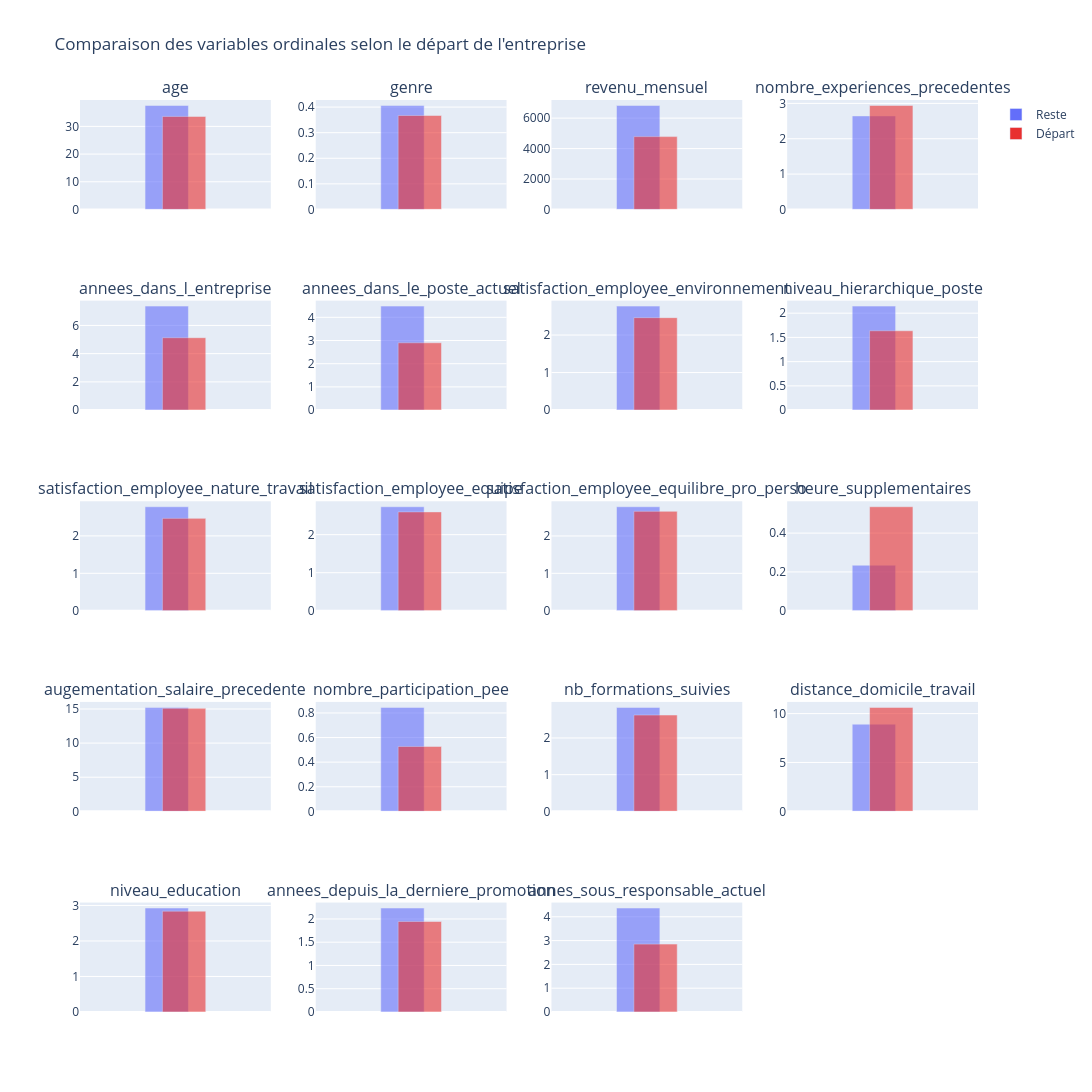

The cell this chart's notebook holds for it:
### Code cell
# ==============================================================================
# GRAPHIQUE 3 : HISTOGRAMMES DE COMPARAISON DES MOYENNES DES VARIABLE NUMERIQUE
# ==============================================================================

color_map = {0: "#636EFA", 1: "#E83030"}
label_map = {0: "Reste", 1: "Départ"}  # adapte selon ton contexte
offset = 0.05
x_positions = [-offset, offset]
n_cols = 4
n_rows_hist = -(-len(df_group.columns) // n_cols)

name_columns = df_group.columns

fig_hist = sp.make_subplots(rows=n_rows_hist, cols=n_cols, subplot_titles=name_columns)

for idx, col in enumerate(name_columns):
    row = idx // n_cols + 1
    col_pos = idx % n_cols + 1

    for i, group_value in enumerate(df_group.index):
        fig_hist.add_trace(
            go.Bar(
                x=[x_positions[i]],
                y=[df_group[col].iloc[i]],
                width=0.25,
                marker_color=color_map[group_value],
                opacity=0.6,
                showlegend=False  # pas de légende ici, seulement les vraies données
            ),
            row=row, col=col_pos
        )

    fig_hist.update_xaxes(showticklabels=False, row=row, col=col_pos)

# ajout des traces "fantômes" uniquement pour générer la légende
for group_value, label in label_map.items():
    fig_hist.add_trace(
        go.Bar(
            x=[None], y=[None],  # pas de données réelles affichées
            marker_color=color_map[group_value],
            name=label,
            showlegend=True
        )
    )

fig_hist.update_layout(
    height=300 * n_rows_hist, width=350 * n_cols,
    title_text="Comparaison des variables ordinales selon le départ de l'entreprise",
    barmode="overlay"
)
fig_hist.show()

### Figure 1 — Plotly figure (JSON) as saved in the notebook; plotly's stock layout.template omitted (floating-point values rounded to 4 significant figures)
{"data": [{"marker": {"color": "#636EFA"}, "opacity": 0.6, "showlegend": false, "type": "bar", "width": 0.25, "x": [-0.05], "xaxis": "x", "y": [37.56], "yaxis": "y"}, {"marker": {"color": "#E83030"}, "opacity": 0.6, "showlegend": false, "type": "bar", "width": 0.25, "x": [0.05], "xaxis": "x", "y": [33.61], "yaxis": "y"}, {"marker": {"color": "#636EFA"}, "opacity": 0.6, "showlegend": false, "type": "bar", "width": 0.25, "x": [-0.05], "xaxis": "x2", "y": [0.4063], "yaxis": "y2"}, {"marker": {"color": "#E83030"}, "opacity": 0.6, "showlegend": false, "type": "bar", "width": 0.25, "x": [0.05], "xaxis": "x2", "y": [0.3671], "yaxis": "y2"}, {"marker": {"color": "#636EFA"}, "opacity": 0.6, "showlegend": false, "type": "bar", "width": 0.25, "x": [-0.05], "xaxis": "x3", "y": [6833.0], "yaxis": "y3"}, {"marker": {"color": "#E83030"}, "opacity": 0.6, "showlegend": false, "type": "bar", "width": 0.25, "x": [0.05], "xaxis": "x3", "y": [4787.0], "yaxis": "y3"}, {"marker": {"color": "#636EFA"}, "opacity": 0.6, "showlegend": false, "type": "bar", "width": 0.25, "x": [-0.05], "xaxis": "x4", "y": [2.646], "yaxis": "y4"}, {"marker": {"color": "#E83030"}, "opacity": 0.6, "showlegend": false, "type": "bar", "width": 0.25, "x": [0.05], "xaxis": "x4", "y": [2.941], "yaxis": "y4"}, {"marker": {"color": "#636EFA"}, "opacity": 0.6, "showlegend": false, "type": "bar", "width": 0.25, "x": [-0.05], "xaxis": "x5", "y": [7.369], "yaxis": "y5"}, {"marker": {"color": "#E83030"}, "opacity": 0.6, "showlegend": false, "type": "bar", "width": 0.25, "x": [0.05], "xaxis": "x5", "y": [5.131], "yaxis": "y5"}, {"marker": {"color": "#636EFA"}, "opacity": 0.6, "showlegend": false, "type": "bar", "width": 0.25, "x": [-0.05], "xaxis": "x6", "y": [4.484], "yaxis": "y6"}, {"marker": {"color": "#E83030"}, "opacity": 0.6, "showlegend": false, "type": "bar", "width": 0.25, "x": [0.05], "xaxis": "x6", "y": [2.903], "yaxis": "y6"}, {"marker": {"color": "#636EFA"}, "opacity": 0.6, "showlegend": false, "type": "bar", "width": 0.25, "x": [-0.05], "xaxis": "x7", "y": [2.771], "yaxis": "y7"}, {"marker": {"color": "#E83030"}, "opacity": 0.6, "showlegend": false, "type": "bar", "width": 0.25, "x": [0.05], "xaxis": "x7", "y": [2.464], "yaxis": "y7"}, {"marker": {"color": "#636EFA"}, "opacity": 0.6, "showlegend": false, "type": "bar", "width": 0.25, "x": [-0.05], "xaxis": "x8", "y": [2.146], "yaxis": "y8"}, {"marker": {"color": "#E83030"}, "opacity": 0.6, "showlegend": false, "type": "bar", "width": 0.25, "x": [0.05], "xaxis": "x8", "y": [1.637], "yaxis": "y8"}, {"marker": {"color": "#636EFA"}, "opacity": 0.6, "showlegend": false, "type": "bar", "width": 0.25, "x": [-0.05], "xaxis": "x9", "y": [2.779], "yaxis": "y9"}, {"marker": {"color": "#E83030"}, "opacity": 0.6, "showlegend": false, "type": "bar", "width": 0.25, "x": [0.05], "xaxis": "x9", "y": [2.468], "yaxis": "y9"}, {"marker": {"color": "#636EFA"}, "opacity": 0.6, "showlegend": false, "type": "bar", "width": 0.25, "x": [-0.05], "xaxis": "x10", "y": [2.734], "yaxis": "y10"}, {"marker": {"color": "#E83030"}, "opacity": 0.6, "showlegend": false, "type": "bar", "width": 0.25, "x": [0.05], "xaxis": "x10", "y": [2.599], "yaxis": "y10"}, {"marker": {"color": "#636EFA"}, "opacity": 0.6, "showlegend": false, "type": "bar", "width": 0.25, "x": [-0.05], "xaxis": "x11", "y": [2.781], "yaxis": "y11"}, {"marker": {"color": "#E83030"}, "opacity": 0.6, "showlegend": false, "type": "bar", "width": 0.25, "x": [0.05], "xaxis": "x11", "y": [2.658], "yaxis": "y11"}, {"marker": {"color": "#636EFA"}, "opacity": 0.6, "showlegend": false, "type": "bar", "width": 0.25, "x": [-0.05], "xaxis": "x12", "y": [0.2344], "yaxis": "y12"}, {"marker": {"color": "#E83030"}, "opacity": 0.6, "showlegend": false, "type": "bar", "width": 0.25, "x": [0.05], "xaxis": "x12", "y": [0.5359], "yaxis": "y12"}, {"marker": {"color": "#636EFA"}, "opacity": 0.6, "showlegend": false, "type": "bar", "width": 0.25, "x": [-0.05], "xaxis": "x13", "y": [15.23], "yaxis": "y13"}, {"marker": {"color": "#E83030"}, "opacity": 0.6, "showlegend": false, "type": "bar", "width": 0.25, "x": [0.05], "xaxis": "x13", "y": [15.1], "yaxis": "y13"}, {"marker": {"color": "#636EFA"}, "opacity": 0.6, "showlegend": false, "type": "bar", "width": 0.25, "x": [-0.05], "xaxis": "x14", "y": [0.8451], "yaxis": "y14"}, {"marker": {"color": "#E83030"}, "opacity": 0.6, "showlegend": false, "type": "bar", "width": 0.25, "x": [0.05], "xaxis": "x14", "y": [0.5274], "yaxis": "y14"}, {"marker": {"color": "#636EFA"}, "opacity": 0.6, "showlegend": false, "type": "bar", "width": 0.25, "x": [-0.05], "xaxis": "x15", "y": [2.833], "yaxis": "y15"}, {"marker": {"color": "#E83030"}, "opacity": 0.6, "showlegend": false, "type": "bar", "width": 0.25, "x": [0.05], "xaxis": "x15", "y": [2.624], "yaxis": "y15"}, {"marker": {"color": "#636EFA"}, "opacity": 0.6, "showlegend": false, "type": "bar", "width": 0.25, "x": [-0.05], "xaxis": "x16", "y": [8.916], "yaxis": "y16"}, {"marker": {"color": "#E83030"}, "opacity": 0.6, "showlegend": false, "type": "bar", "width": 0.25, "x": [0.05], "xaxis": "x16", "y": [10.63], "yaxis": "y16"}, {"marker": {"color": "#636EFA"}, "opacity": 0.6, "showlegend": false, "type": "bar", "width": 0.25, "x": [-0.05], "xaxis": "x17", "y": [2.927], "yaxis": "y17"}, {"marker": {"color": "#E83030"}, "opacity": 0.6, "showlegend": false, "type": "bar", "width": 0.25, "x": [0.05], "xaxis": "x17", "y": [2.84], "yaxis": "y17"}, {"marker": {"color": "#636EFA"}, "opacity": 0.6, "showlegend": false, "type": "bar", "width": 0.25, "x": [-0.05], "xaxis": "x18", "y": [2.234], "yaxis": "y18"}, {"marker": {"color": "#E83030"}, "opacity": 0.6, "showlegend": false, "type": "bar", "width": 0.25, "x": [0.05], "xaxis": "x18", "y": [1.945], "yaxis": "y18"}, {"marker": {"color": "#636EFA"}, "opacity": 0.6, "showlegend": false, "type": "bar", "width": 0.25, "x": [-0.05], "xaxis": "x19", "y": [4.367], "yaxis": "y19"}, {"marker": {"color": "#E83030"}, "opacity": 0.6, "showlegend": false, "type": "bar", "width": 0.25, "x": [0.05], "xaxis": "x19", "y": [2.852], "yaxis": "y19"}, {"marker": {"color": "#636EFA"}, "name": "Reste", "showlegend": true, "type": "bar", "x": [null], "y": [null]}, {"marker": {"color": "#E83030"}, "name": "Départ", "showlegend": true, "type": "bar", "x": [null], "y": [null]}], "layout": {"annotations": [{"font": {"size": 16}, "showarrow": false, "text": "age", "x": 0.1062, "xanchor": "center", "xref": "paper", "y": 1, "yanchor": "bottom", "yref": "paper"}, {"font": {"size": 16}, "showarrow": false, "text": "genre", "x": 0.3688, "xanchor": "center", "xref": "paper", "y": 1, "yanchor": "bottom", "yref": "paper"}, {"font": {"size": 16}, "showarrow": false, "text": "revenu_mensuel", "x": 0.6313, "xanchor": "center", "xref": "paper", "y": 1, "yanchor": "bottom", "yref": "paper"}, {"font": {"size": 16}, "showarrow": false, "text": "nombre_experiences_precedentes", "x": 0.8938, "xanchor": "center", "xref": "paper", "y": 1, "yanchor": "bottom", "yref": "paper"}, {"font": {"size": 16}, "showarrow": false, "text": "annees_dans_l_entreprise", "x": 0.1062, "xanchor": "center", "xref": "paper", "y": 0.78, "yanchor": "bottom", "yref": "paper"}, {"font": {"size": 16}, "showarrow": false, "text": "annees_dans_le_poste_actuel", "x": 0.3688, "xanchor": "center", "xref": "paper", "y": 0.78, "yanchor": "bottom", "yref": "paper"}, {"font": {"size": 16}, "showarrow": false, "text": "satisfaction_employee_environnement", "x": 0.6313, "xanchor": "center", "xref": "paper", "y": 0.78, "yanchor": "bottom", "yref": "paper"}, {"font": {"size": 16}, "showarrow": false, "text": "niveau_hierarchique_poste", "x": 0.8938, "xanchor": "center", "xref": "paper", "y": 0.78, "yanchor": "bottom", "yref": "paper"}, {"font": {"size": 16}, "showarrow": false, "text": "satisfaction_employee_nature_travail", "x": 0.1062, "xanchor": "center", "xref": "paper", "y": 0.56, "yanchor": "bottom", "yref": "paper"}, {"font": {"size": 16}, "showarrow": false, "text": "satisfaction_employee_equipe", "x": 0.3688, "xanchor": "center", "xref": "paper", "y": 0.56, "yanchor": "bottom", "yref": "paper"}, {"font": {"size": 16}, "showarrow": false, "text": "satisfaction_employee_equilibre_pro_perso", "x": 0.6313, "xanchor": "center", "xref": "paper", "y": 0.56, "yanchor": "bottom", "yref": "paper"}, {"font": {"size": 16}, "showarrow": false, "text": "heure_supplementaires", "x": 0.8938, "xanchor": "center", "xref": "paper", "y": 0.56, "yanchor": "bottom", "yref": "paper"}, {"font": {"size": 16}, "showarrow": false, "text": "augementation_salaire_precedente", "x": 0.1062, "xanchor": "center", "xref": "paper", "y": 0.34, "yanchor": "bottom", "yref": "paper"}, {"font": {"size": 16}, "showarrow": false, "text": "nombre_participation_pee", "x": 0.3688, "xanchor": "center", "xref": "paper", "y": 0.34, "yanchor": "bottom", "yref": "paper"}, {"font": {"size": 16}, "showarrow": false, "text": "nb_formations_suivies", "x": 0.6313, "xanchor": "center", "xref": "paper", "y": 0.34, "yanchor": "bottom", "yref": "paper"}, {"font": {"size": 16}, "showarrow": false, "text": "distance_domicile_travail", "x": 0.8938, "xanchor": "center", "xref": "paper", "y": 0.34, "yanchor": "bottom", "yref": "paper"}, {"font": {"size": 16}, "showarrow": false, "text": "niveau_education", "x": 0.1062, "xanchor": "center", "xref": "paper", "y": 0.12, "yanchor": "bottom", "yref": "paper"}, {"font": {"size": 16}, "showarrow": false, "text": "annees_depuis_la_derniere_promotion", "x": 0.3688, "xanchor": "center", "xref": "paper", "y": 0.12, "yanchor": "bottom", "yref": "paper"}, {"font": {"size": 16}, "showarrow": false, "text": "annes_sous_responsable_actuel", "x": 0.6313, "xanchor": "center", "xref": "paper", "y": 0.12, "yanchor": "bottom", "yref": "paper"}], "barmode": "overlay", "height": 1500, "title": {"text": "Comparaison des variables ordinales selon le départ de l'entreprise"}, "width": 1400, "xaxis": {"anchor": "y", "domain": [0, 0.2125], "showticklabels": false}, "xaxis10": {"anchor": "y10", "domain": [0.2625, 0.475], "showticklabels": false}, "xaxis11": {"anchor": "y11", "domain": [0.525, 0.7375], "showticklabels": false}, "xaxis12": {"anchor": "y12", "domain": [0.7875, 1], "showticklabels": false}, "xaxis13": {"anchor": "y13", "domain": [0, 0.2125], "showticklabels": false}, "xaxis14": {"anchor": "y14", "domain": [0.2625, 0.475], "showticklabels": false}, "xaxis15": {"anchor": "y15", "domain": [0.525, 0.7375], "showticklabels": false}, "xaxis16": {"anchor": "y16", "domain": [0.7875, 1], "showticklabels": false}, "xaxis17": {"anchor": "y17", "domain": [0, 0.2125], "showticklabels": false}, "xaxis18": {"anchor": "y18", "domain": [0.2625, 0.475], "showticklabels": false}, "xaxis19": {"anchor": "y19", "domain": [0.525, 0.7375], "showticklabels": false}, "xaxis2": {"anchor": "y2", "domain": [0.2625, 0.475], "showticklabels": false}, "xaxis20": {"anchor": "y20", "domain": [0.7875, 1]}, "xaxis3": {"anchor": "y3", "domain": [0.525, 0.7375], "showticklabels": false}, "xaxis4": {"anchor": "y4", "domain": [0.7875, 1], "showticklabels": false}, "xaxis5": {"anchor": "y5", "domain": [0, 0.2125], "showticklabels": false}, "xaxis6": {"anchor": "y6", "domain": [0.2625, 0.475], "showticklabels": false}, "xaxis7": {"anchor": "y7", "domain": [0.525, 0.7375], "showticklabels": false}, "xaxis8": {"anchor": "y8", "domain": [0.7875, 1], "showticklabels": false}, "xaxis9": {"anchor": "y9", "domain": [0, 0.2125], "showticklabels": false}, "yaxis": {"anchor": "x", "domain": [0.88, 1]}, "yaxis10": {"anchor": "x10", "domain": [0.44, 0.56]}, "yaxis11": {"anchor": "x11", "domain": [0.44, 0.56]}, "yaxis12": {"anchor": "x12", "domain": [0.44, 0.56]}, "yaxis13": {"anchor": "x13", "domain": [0.22, 0.34]}, "yaxis14": {"anchor": "x14", "domain": [0.22, 0.34]}, "yaxis15": {"anchor": "x15", "domain": [0.22, 0.34]}, "yaxis16": {"anchor": "x16", "domain": [0.22, 0.34]}, "yaxis17": {"anchor": "x17", "domain": [0, 0.12]}, "yaxis18": {"anchor": "x18", "domain": [0, 0.12]}, "yaxis19": {"anchor": "x19", "domain": [0, 0.12]}, "yaxis2": {"anchor": "x2", "domain": [0.88, 1]}, "yaxis20": {"anchor": "x20", "domain": [0, 0.12]}, "yaxis3": {"anchor": "x3", "domain": [0.88, 1]}, "yaxis4": {"anchor": "x4", "domain": [0.88, 1]}, "yaxis5": {"anchor": "x5", "domain": [0.66, 0.78]}, "yaxis6": {"anchor": "x6", "domain": [0.66, 0.78]}, "yaxis7": {"anchor": "x7", "domain": [0.66, 0.78]}, "yaxis8": {"anchor": "x8", "domain": [0.66, 0.78]}, "yaxis9": {"anchor": "x9", "domain": [0.44, 0.56]}}}
